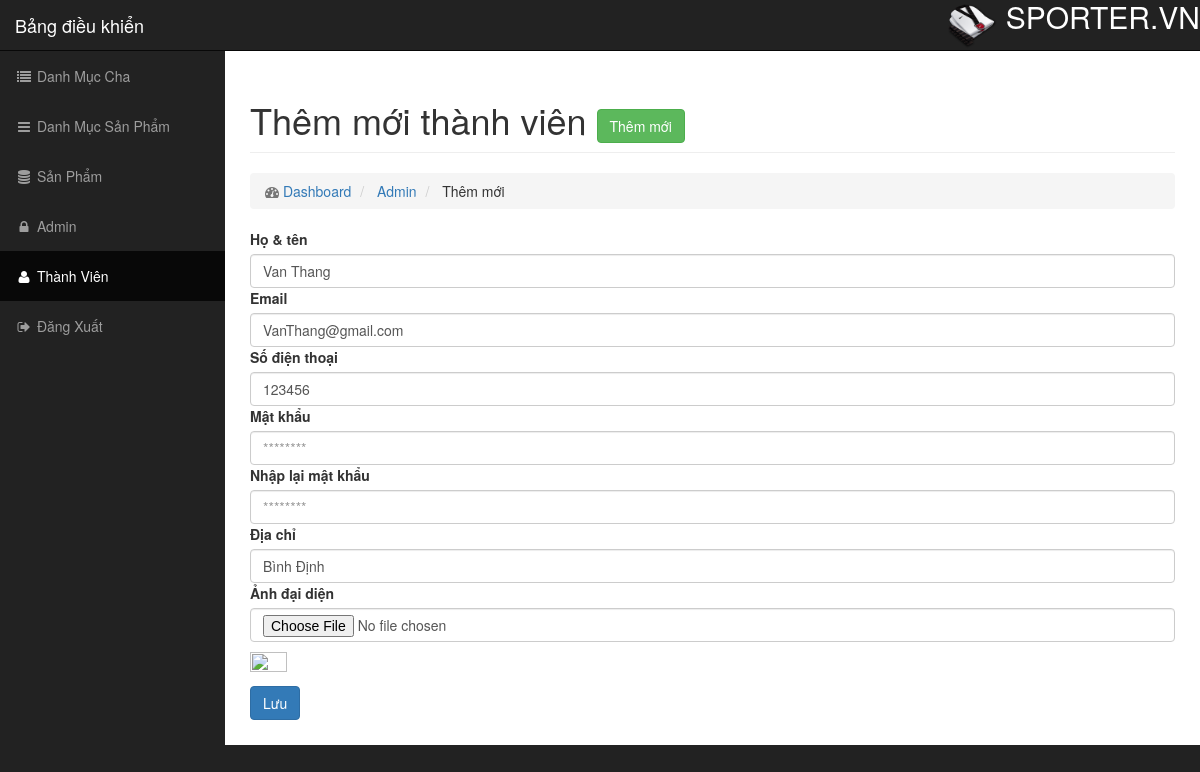
Page /Web/admin/modules/user/edit.php?id=7 on the committed database.
### tables this page shows
CREATE TABLE `user` (
  `id` int(11) NOT NULL,
  `name` varchar(100) DEFAULT NULL,
  `email` varchar(100) DEFAULT NULL,
  `phone` char(15) DEFAULT NULL,
  `address` varchar(100) DEFAULT NULL,
  `avatar` varchar(100) DEFAULT NULL,
  `status` tinyint(4) DEFAULT 1,
  `password` varchar(50) DEFAULT NULL,
  `created_at` timestamp NULL DEFAULT current_timestamp(),
  `updated_at` timestamp NULL DEFAULT current_timestamp() ON UPDATE current_timestamp()
);

### Web/libraries/database.php (called while the page is built, shortened)
<?php
class Database
{
    public $link;
    public function __construct()
    {
        $this->link = mysqli_connect("localhost","root","","DoAnWeb") or die ();
        mysqli_set_charset($this->link,"utf8");
    }
    public function fetchID($table , $id )
    {
        $sql = "SELECT * FROM {$table} WHERE id = $id ";
        $result = mysqli_query($this->link,$sql) or die("Lỗi  truy vấn fetchID " .mysqli_error($this->link));
        return mysqli_fetch_assoc($result);
    }
}
?>

### Web/admin/autoload/autoload.php (called while the page is built, shortened)
<?php
include_once __DIR__. "/../../libraries/database.php";
include_once  __DIR__. "/../../libraries/function.php";
$db = new Database;
?>

### Web/libraries/function.php (called while the page is built, shortened)
<?php
function  getInput($string)
{
    return isset($_GET[$string]) ? $_GET[$string] : '';
}
function base_url()
{
    return $url  = "http://localhost:8080/DoAnWeb126/Web/";
}
function uploads()
{
    return base_url() . "public/uploads/";
}
?>

### Web/admin/modules/user/edit.php (the view, shortened to what this page needs)
<?php
    include_once __DIR__."/../../autoload/autoload.php";
     $id = intval(getInput('id'));
    $Edituser = $db->fetchID("user", $id);
?>
<?php include_once __DIR__."/../../layouts/header.php"; ?>
    <div class="row">
        <div class="col-lg-12">
            <h1 class="page-header">
                Thêm mới thành viên
                <a href="add.php" class="btn btn-success">Thêm mới</a>
            </h1>
            <ol class="breadcrumb">
                <li class="active"> <i class="fa fa-dashboard"> </i>
                    <a href="index.php">Dashboard</a>
                </li>
                <li class="active">
                    <a href="">Admin</a>
                </li>
                <li>
                    Thêm mới
                </li>
            </ol >
        </div>
    </div>
    <div class="row">
        <div class="col-md-12">
            <form class="form" action="" method="POST" enctype="multipart/form-data">
            <div class="form-group">
                <label for="iuser"> Họ & tên </label>
                <input type="type" class="form-control col-sm-2 control-label" placeholder="Vui lòng nhập tên..." id="iuser" name="name" value="<?php echo $Edituser['name'] ?>">
            </div>
            <div class="form-group">
                <label for="iuser"> Email </label>
                <input type="email" class="form-control col-sm-2 control-label" placeholder="example@gmail.com" id="iuser" name="email" value="<?php echo $Edituser['email'] ?>" >
            </div>
            <div class="form-group">
                <label for="iuser"> Số điện thoại </label>
                <input type="number" class="form-control col-sm-2 control-label" placeholder="090955533" id="iuser" name="phone" value="<?php echo $Edituser['phone'] ?>" >
            </div>
            <div class="form-group">
                <label for="iuser"> Mật khẩu </label>
                <input type="password" class="form-control col-sm-2 control-label" placeholder="********" id="iuser" name="password" required="">
            </div>
            <div class="form-group">
                <label for="iuser"> Nhập lại mật khẩu </label>
                <input type="password" class="form-control col-sm-2 control-label" placeholder="********" id="iuser" name="re_password" required="">
            </div>
            <div class="form-group">
                <label for="iuser"> Địa chỉ </label>
                <input type="type" class="form-control col-sm-2 control-label" placeholder="280 An Dương Vương, Phường 4, Quận 5, Hồ Chí Minh" id="iuser" name="address" value="<?php echo $Edituser['address'] ?>" >
            </div>
            <div class="form-group">
                <label for="iuser">Ảnh đại diện</label>
                <input type="file" class="form-control col-sm-2 control-label" id="iuser" name="avatar" />
                <div >
                    <img style="margin-top: 10px;" src="<?php echo uploads() ?>users/<?php echo $Edituser['avatar'] ?>" width="20%" height="20%">
            <button style="margin-top: 10px;" type="submit" class="btn btn-primary">Lưu</button>
        </form>
        </div>
    </div>
<?php include_once __DIR__."/../../layouts/footer.php"; ?>

### Web/public/admin/css/sb-admin.css (style rules this page uses)
body { margin-top: 100px; background-color: #222; }
@media (min-width:768px) { body { margin-top: 50px; } }

### rows in the picture
user: name "Van Thang", email "VanThang@gmail.com", phone "123456", address "Bình Định"
